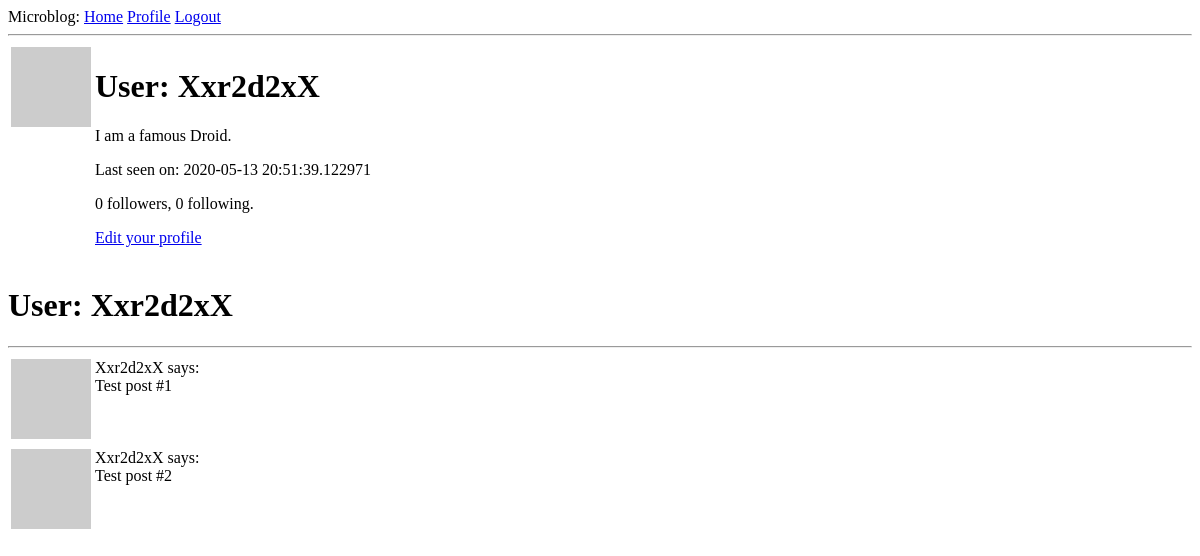
Before: /user/Xxr2d2xX (signed in) with the older database file.
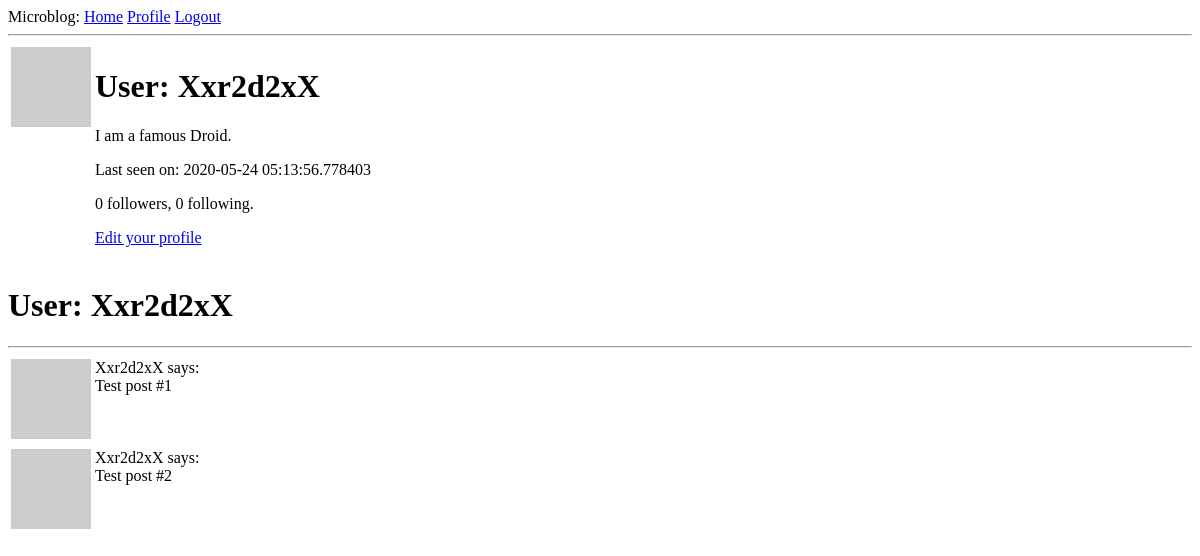
After: the same page with the newer database file.
### app/models.py (models this page shows, shortened)
class User(UserMixin, db.Model):
    id = db.Column(db.Integer, primary_key=True)
    username = db.Column(db.String(64), index=True, unique=True)
    email = db.Column(db.String(120), index=True, unique=True)
    password_hash = db.Column(db.String(128))
    posts = db.relationship('Post', backref='author', lazy='dynamic')
    about_me = db.Column(db.String(140))
    last_seen = db.Column(db.DateTime, default=datetime.utcnow())
    followed = db.relationship(
        'User', secondary=followers,
        primaryjoin=(followers.c.follower_id == id),
        secondaryjoin=(followers.c.followed_id == id),
        backref=db.backref('followers', lazy='dynamic'), lazy='dynamic')
    def avatar(self, size):
        digest = md5(self.email.lower().encode('utf-8')).hexdigest()
        return 'https://www.gravatar.com/avatar/{}?d=identicon&s={}'.format(digest, size)

### app/routes.py (the view)
@app.route('/user/<username>')
@login_required
def user(username):
    user = User.query.filter_by(username=username).first_or_404()
    posts = [
        {'author': user, 'body': 'Test post #1'},
        {'author': user, 'body': 'Test post #2'}
    ]
    form = EmptyForm()
    return render_template('user.html', user=user, posts=posts, form=form)

### app/models.py (called while the page is built)
@login.user_loader
def load_user(id):
    return User.query.get(int(id))

### app/routes.py (called while the page is built)
@app.before_request
def before_request():
    if current_user.is_authenticated:
        current_user.last_seen = datetime.utcnow()
        db.session.commit()

### app/templates/user.html (shortened to what this page needs)
{% extends "base.html" %}
{% block content %}
    <table>
        <tr valign="top">
            <td><img src="{{ user.avatar(128) }}"></td>
            <td>
                <h1>User: {{ user.username }}</h1>
                {% if user.about_me %}<p>{{ user.about_me }}</p>{% endif %}
                {% if user.last_seen %}<p>Last seen on: {{ user.last_seen }}</p>{% endif %}
                <p>{{ user.followers.count() }} followers, {{ user.followed.count() }} following.</p>
                {% if user == current_user %}
                <p><a href="{{ url_for('edit_profile') }}">Edit your profile</a></p>
                {% endif %}
            </td>
        </tr>
    </table>
    <h1>User: {{ user.username }}</h1>
    <hr>
    {% for post in posts %}
    <table>
        {% include '_post.html' %}
    </table>
    {% endfor %}
{% endblock %}

### app/templates/base.html (shortened to what this page needs)
<!DOCTYPE html>
<html lang="en">
    <head>
    </head>
    <body>
        <div>
            Microblog:
            <a href="{{ url_for('index') }}">Home</a>
            {% if current_user.is_anonymous %}
            <a href="{{ url_for('login') }}">Login</a>
            {% else %}
            <a href="{{ url_for('user', username=current_user.username) }}">Profile</a>
            <a href="{{ url_for('logout') }}">Logout</a>
            {% endif %}
        </div>
        <hr>
        {% block content %}{% endblock %}
    </body>
</html>

### app/templates/_post.html
<table>
        <tr valign="top">
            <td><img src="{{ post.author.avatar(36) }}"></td>
            <td>{{ post.author.username }} says:<br>{{ post.body }}</td>
        </tr>
</table>

Changed rows visible on the page:
changed User "Xxr2d2xX": last_seen "2020-05-13 20:51:39.122971" → "2020-05-24 05:13:56.778403"
